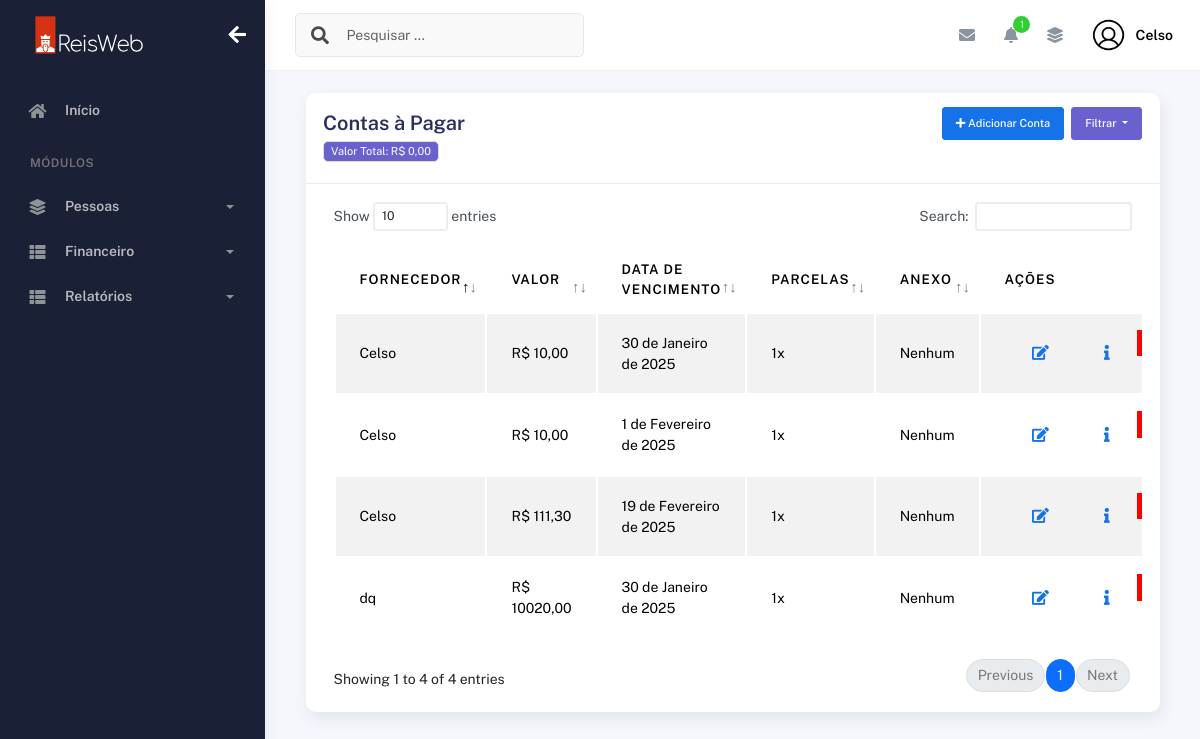
The app's page /contas_pagar/ (signed in) with its own data.
### plataformacontas/models.py (models this page shows, shortened)
class ContaPagar(models.Model):
    STATUS_CHOICES = (
        (0, 'Pendente'),
        (1, 'Paga'),
    )
    pastor = models.ForeignKey(User, on_delete=models.CASCADE)  # Usuário dono da conta
    fornecedor = models.CharField(max_length=255)  # Nome do fornecedor
    descricao = models.TextField()  # Descrição da conta
    valor = models.DecimalField(max_digits=10, decimal_places=2)  # Valor da conta
    data_vencimento = models.DateField()  # Data de vencimento da conta
    quantidade_parcelas = models.PositiveIntegerField(default=1)  # Número de parcelas
    arquivo = models.FileField(upload_to="contas_a_pagar/", blank=True, null=True)  # Upload de arquivo
    data_criacao = models.DateTimeField(auto_now_add=True)  # Data de criação
    status = models.IntegerField(choices=STATUS_CHOICES, default=0)  # Pendente como padrão
    class Meta:
        ordering = ['data_vencimento']

### plataformacontas/views.py (the view, shortened to what this page needs)
# urls.py: path('contas_pagar/', views.contas_pagar, name='contas_pagar'),
@login_required(login_url='/usuarios/login')
def contas_pagar(request):
    contas = ContaPagar.objects.filter(pastor=request.user).order_by("data_vencimento")
    mes_atual = datetime.now().month
    ano_atual = datetime.now().year
    contas_mes = ContaPagar.objects.filter(
        pastor=request.user,
        data_vencimento__month=mes_atual,
        data_vencimento__year=ano_atual
    ).order_by("data_vencimento")
    total_contas_mes = contas_mes.aggregate(total=Sum('valor'))['total'] or 0
    return render(request, "contas_pagar.html", {
        "contas": contas,
        "contas_mes": contas_mes,
        "total_contas_mes": total_contas_mes
    })

### plataformacontas/templates/contas_pagar.html (shortened to what this page needs)
{% extends "bases/base_plataformaigreja.html" %}
{% load static %}
{% block 'conteudo' %}
  <div class="container">
    <div class="page-inner">
      <div class="col-md-12">
        <div class="card">
          <div class="card-header">
            <div class="d-flex align-items-center">
              <h4 class="card-title">Contas à Pagar</h4><br/>
                <button
                  class="btn btn-primary ms-auto btn-sm me-md-2"
                  data-bs-toggle="modal"
                  data-bs-target="#cadastroContaModal"
                >
                  <i class="fa fa-plus"></i>
                  Adicionar Conta
                </button>
              <div class="btn-group" role="group" aria-label="Button group with nested dropdown">
                <div class="btn-group" role="group">
                  <button id="btnGroupDrop1" type="button" class="btn btn-secondary dropdown-toggle btn-sm" data-bs-toggle="dropdown" aria-expanded="false">
                    Filtrar
                  </button>
                </div>
              </div>
            </div>
            <h6><span class="badge bg-secondary">Valor Total:</strong> R$ {{ total_contas_mes|floatformat:2}}</span></h6>
          </div>
        <div class="card-body">
                    <div class="table-responsive">
                      <table
                        id="add-row"
                        class="display table table-striped table-hover"
                      >
                        <thead>
                          <tr>
                            <th>Fornecedor</th>
                            <th>Valor</th>
                            <th>Data de Vencimento</th>
                            <th>Parcelas</th>
                            <th>Anexo</th>
                            <th style="width: 10%">Ações</th>
                          </tr>
                        </thead>
                        <tbody>
                            {% for conta in contas %}
                            <tr>
                              <td>{{ conta.fornecedor }}</td>
                              <td>R$ {{ conta.valor }}</td>
                              <td>{{ conta.data_vencimento }}</td>
                              <td>{{ conta.quantidade_parcelas }}x</td>
                              <td>
                                {% if conta.arquivo %}
                                <a href="{{ conta.arquivo.url }}" target="_blank">Baixar</a>
                                {% else %}
                                Nenhum
                                {% endif %}
                              </td>
                              <td>
                                <div class="form-button-action">
                                  <a href="#">
                                  <button
                                    type="button"
                                    title="Editar"
                                    class="btn btn-link btn-primary btn-lg"
                                    data-original-title="Edit Task"
                                    data-bs-toggle="modal"
                                    data-bs-target="#editarMembroModal"
                                  >
                                    <i class="fa fa-edit"></i>
                                  </button>
                                </a>
                                <button
                                    type="button"
                                    title="Informações"
                                    class="btn btn-link btn-primary btn-lg btn-detalhes"
                                    data-original-title="Edit Task"
                                    data-id="#"
                                    data-modal="modal-{{ conta.id }}"
                                    data-bs-toggle="modal"
                                    data-bs-target="#modal-{{ conta.id }}"
                                  >
                                    <i class="fa fa-info"></i>
                                  </button>
                                  <form action="{% url 'excluir_conta' conta.id %}" method="POST" onsubmit="return confirm('Tem certeza que deseja excluir esta conta?');">
                                      <button type="submit" class="btn-sm" style="background-color: red; color: white; padding: 5px 10px; border: none; cursor: pointer;">
                                      </button>
                                    </form>
                                </div>
                              </td>
                            </tr>
                          {% endfor %}
                        </tbody>
                      </table>
                    </div>
                  </div>
                </div>
              </div>
            </div>
          </div>
        </div>
      </div>
    </div>
{% endblock %}

### templates/bases/base.html (shortened to what this page needs)
{% load static %}
<!DOCTYPE html>
<html lang="pt-BR">
  <head>
    <link href="{% static 'geral/assets/css/bootstrap.min.css' %}" rel="stylesheet">
    <link href="{% static 'geral/assets/css/plugins.min.css' %}" rel="stylesheet">
    <link href="{% static 'geral/assets/css/kaiadmin.min.css' %}" rel="stylesheet">
    <link href="{% static 'geral/assets/css/demo.css' %}" rel="stylesheet">
  </head>
  <body>
    <div class="wrapper">
      {% if user.is_authenticated %}
        <div class="sidebar" data-background-color="dark">
          <div class="sidebar-logo">
            <div class="logo-header" data-background-color="dark">
              <a href="{% url 'dashboard_igreja' %}" class="logo">
                <img
                  src="{% static 'geral/assets/img/kaiadmin/logorw.svg'%}"
                  alt="navbar brand"
                  class="navbar-brand"
                  height="40"
                />
              </a>
              <div class="nav-toggle">
                <button class="btn btn-toggle toggle-sidebar">
                  <i class="fas fa-arrow-left"></i>
                </button>
              </div>
            </div>
          </div>
          <div class="sidebar-wrapper scrollbar scrollbar-inner">
            <div class="sidebar-content">
              <ul class="nav nav-secondary">
                <li class="nav-item">
                  <a
                    href="{% url 'dashboard_igreja' %}"
                    aria-expanded="false"
                  >
                    <i class="fas fa-home"></i>
                    <p>Início</p>
                  </a>
                </li>
                <li class="nav-section">
                  <h4 class="text-section">Módulos</h4>
                </li>
                <li class="nav-item">
                  <a data-bs-toggle="collapse" href="#base">
                    <i class="fas fa-layer-group"></i>
                    <p>Pessoas</p>
                    <span class="caret"></span>
                  </a>
                </li>
                <li class="nav-item">
                  <a data-bs-toggle="collapse" href="#sidebarLayouts">
                    <i class="fas fa-th-list"></i>
                    <p>Financeiro</p>
                    <span class="caret"></span>
                  </a>
                </li>
                <li class="nav-item">
                  <a data-bs-toggle="collapse" href="#sidebarRelatorios">
                    <i class="fas fa-th-list"></i>
                    <p>Relatórios</p>
                    <span class="caret"></span>
                  </a>
                </li>
              </ul>
            </div>
          </div>
        </div>
        <div class="main-panel">
          <div class="main-header">
            <nav
              class="navbar navbar-header navbar-header-transparent navbar-expand-lg border-bottom"
            >
              <div class="container-fluid">
                <nav
                  class="navbar navbar-header-left navbar-expand-lg navbar-form nav-search p-0 d-none d-lg-flex"
                >
                  <div class="input-group">
                    <div class="input-group-prepend">
                      <button type="submit" class="btn btn-search pe-1">
                        <i class="fa fa-search search-icon"></i>
                      </button>
                    </div>
                    <input
                      type="text"
                      placeholder="Pesquisar ..."
                      class="form-control"
                    />
                  </div>
                </nav>
                <ul class="navbar-nav topbar-nav ms-md-auto align-items-center">
                  <li class="nav-item topbar-icon dropdown hidden-caret">
                    <a
                      class="nav-link dropdown-toggle"
                      href="#"
                      id="messageDropdown"
                      role="button"
                      data-bs-toggle="dropdown"
                      aria-haspopup="true"
                      aria-expanded="false"
                    >
                      <i class="fa fa-envelope"></i>
                    </a>
                  </li>
                  <li class="nav-item topbar-icon dropdown hidden-caret">
                    <a
                      class="nav-link dropdown-toggle"
                      href="#"
                      id="notifDropdown"
                      role="button"
                      data-bs-toggle="dropdown"
                      aria-haspopup="true"
                      aria-expanded="false"
                    >
                      <i class="fa fa-bell"></i>
                      <span class="notification">1</span>
                    </a>
                  </li>
                  <li class="nav-item topbar-icon dropdown hidden-caret">
                    <a
                      class="nav-link"
                      data-bs-toggle="dropdown"
                      href="#"
                      aria-expanded="false"
                    >
                      <i class="fas fa-layer-group"></i>
                    </a>
                  </li>
                  <li class="nav-item topbar-user dropdown hidden-caret">
                    <a
                      class="dropdown-toggle profile-pic"
                      data-bs-toggle="dropdown"
                      href="#"
                      aria-expanded="false"
                    >
                      <div class="avatar-sm">
                        <img
                          src="{% static 'geral/assets/img/profile.png'%}"
                          alt="..."
                          class="avatar-img rounded-circle"
                        />
                      </div>
                      <span class="profile-username">
                        <span class="fw-bold">{{ user.first_name }}</span>
                      </span>
                    </a>
                  </li>
                </ul>
              </div>
            </nav>
          </div>
          <div class="container">
            {% block 'conteudo' %}
            {% endblock %}
    {% endif %}
  </body>
</html>

### records on screen
ContaPagar: fornecedor "Celso", valor "10,00", data_vencimento "30 de Janeiro de 2025", quantidade_parcelas "1", arquivo "Nenhum"
ContaPagar: fornecedor "dq", valor "10020,00", data_vencimento "30 de Janeiro de 2025", quantidade_parcelas "1", arquivo "Nenhum"
ContaPagar: fornecedor "Celso", valor "10,00", data_vencimento "1 de Fevereiro de 2025", quantidade_parcelas "1", arquivo "Nenhum"
ContaPagar: fornecedor "Celso", valor "111,30", data_vencimento "19 de Fevereiro de 2025", quantidade_parcelas "1", arquivo "Nenhum"

### other values on screen
{{ user.first_name }} "Celso"
{{ total_contas_mes|floatformat:2 }} "0,00"
